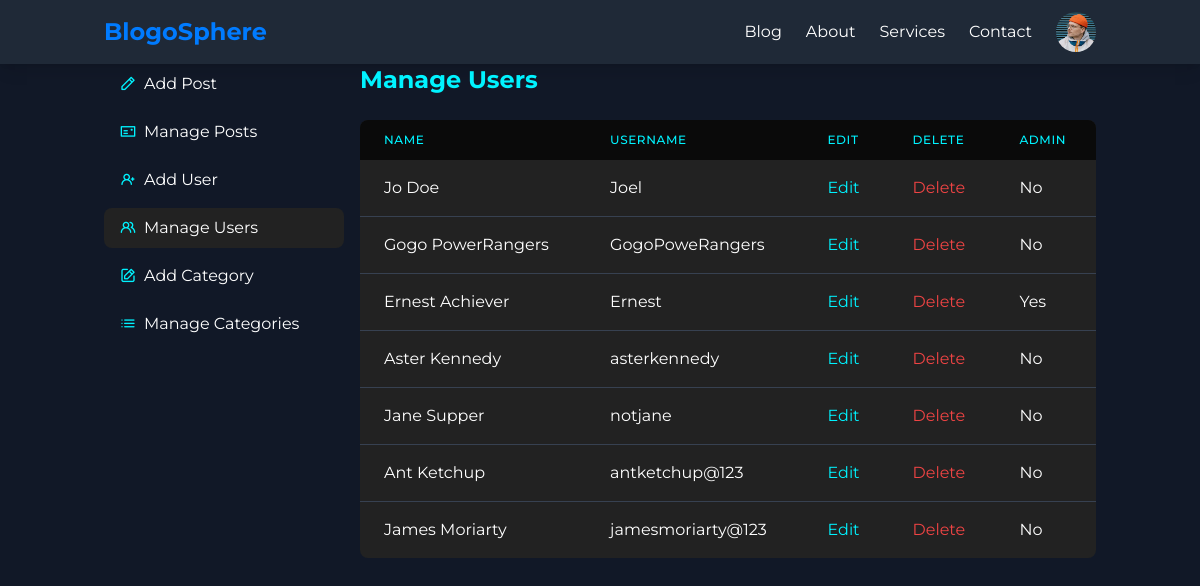
Screenshot of /admin/manage-users.php (signed in) with the database file from the repository.
### tables this page shows
CREATE TABLE `users` (
  `id` int(11) UNSIGNED NOT NULL,
  `firstname` varchar(50) NOT NULL,
  `lastname` varchar(50) NOT NULL,
  `username` varchar(50) NOT NULL,
  `email` varchar(100) NOT NULL,
  `password` varchar(255) NOT NULL,
  `avatar` varchar(255) NOT NULL,
  `is_admin` tinyint(1) NOT NULL
);

### admin/partials/header.php (called while the page is built, shortened)
<?php
require '../partials/header.php';
?>

### admin/manage-users.php (the view, shortened to what this page needs)
<?php
include "partials/header.php";
$current_admin_id = $_SESSION['user-id'];
$query="SELECT id,firstname,lastname,username,is_admin FROM users WHERE NOT id='$current_admin_id'";
$users=mysqli_query($connection,$query);
?>
<!DOCTYPE html>
<html lang="en">
<head>
    <script src="https://cdn.tailwindcss.com"></script>
    <link rel="stylesheet" href="https://unicons.iconscout.com/release/v4.0.0/css/line.css">
</head>
<body class="bg-deep-space text-white font-orbitron">
    <div class="min-h-screen flex flex-col">
        <section class="dashboard flex-grow">
            <div class="container mx-auto px-4 dashboard__container">
                <div class="flex">
                    <aside class="w-64 pr-4">
                        <nav class="space-y-2">
                            <a href="<?= ROOT_URL ?>admin/add-post.php" class="flex items-center space-x-2 px-4 py-2 rounded-lg hover:bg-star-dust transition duration-300">
                                <i class="uil uil-pen text-neon-blue"></i>
                                <span>Add Post</span>
                            </a>
                            <a href="<?= ROOT_URL ?>admin/index.php" class="flex items-center space-x-2 px-4 py-2 rounded-lg hover:bg-star-dust transition duration-300">
                                <i class="uil uil-postcard text-neon-blue"></i>
                                <span>Manage Posts</span>
                            </a>
                            <?php if(isset($_SESSION['user_is_admin'])) : ?>
                            <a href="<?= ROOT_URL ?>admin/add-user.php" class="flex items-center space-x-2 px-4 py-2 rounded-lg hover:bg-star-dust transition duration-300">
                                <i class="uil uil-user-plus text-neon-blue"></i>
                                <span>Add User</span>
                            </a>
                            <a href="<?= ROOT_URL ?>admin/manage-users.php" class="flex items-center space-x-2 px-4 py-2 rounded-lg bg-star-dust">
                                <i class="uil uil-users-alt text-neon-blue"></i>
                                <span>Manage Users</span>
                            </a>
                            <a href="<?= ROOT_URL ?>admin/add-category.php" class="flex items-center space-x-2 px-4 py-2 rounded-lg hover:bg-star-dust transition duration-300">
                                <i class="uil uil-edit text-neon-blue"></i>
                                <span>Add Category</span>
                            </a>
                            <a href="<?= ROOT_URL ?>admin/manage-categories.php" class="flex items-center space-x-2 px-4 py-2 rounded-lg hover:bg-star-dust transition duration-300">
                                <i class="uil uil-list-ul text-neon-blue"></i>
                                <span>Manage Categories</span>
                            </a>
                            <?php endif ?>
                        </nav>
                    </aside>
                    <main class="flex-grow">
                        <h2 class="text-2xl font-bold mb-6 text-neon-blue">Manage Users</h2>
                        <?php if(mysqli_num_rows($users) > 0): ?>
                        <div class="overflow-x-auto">
                            <table class="w-full bg-star-dust rounded-lg overflow-hidden">
                                <thead class="bg-deep-space">
                                    <tr>
                                        <th class="px-6 py-3 text-left text-xs font-medium text-neon-blue uppercase tracking-wider">Name</th>
                                        <th class="px-6 py-3 text-left text-xs font-medium text-neon-blue uppercase tracking-wider">Username</th>
                                        <th class="px-6 py-3 text-left text-xs font-medium text-neon-blue uppercase tracking-wider">Edit</th>
                                        <th class="px-6 py-3 text-left text-xs font-medium text-neon-blue uppercase tracking-wider">Delete</th>
                                        <th class="px-6 py-3 text-left text-xs font-medium text-neon-blue uppercase tracking-wider">Admin</th>
                                    </tr>
                                </thead>
                                <tbody class="divide-y divide-gray-700">
                                    <?php while($user = mysqli_fetch_assoc($users)): ?>
                                    <tr class="hover:bg-deep-space transition duration-300">
                                        <td class="px-6 py-4 whitespace-nowrap"><?= $user["firstname"] . " " . $user['lastname'] ?></td>
                                        <td class="px-6 py-4 whitespace-nowrap"><?= $user["username"] ?></td>
                                        <td class="px-6 py-4 whitespace-nowrap">
                                            <a href="<?= ROOT_URL ?>admin/edit-user.php?id=<?= $user['id'] ?>" class="text-neon-blue hover:underline">Edit</a>
                                        </td>
                                        <td class="px-6 py-4 whitespace-nowrap">
                                            <a href="<?= ROOT_URL ?>admin/delete-users.php?id=<?= $user['id'] ?>" class="text-red-500 hover:underline">Delete</a>
                                        </td>
                                        <td class="px-6 py-4 whitespace-nowrap"><?= $user["is_admin"] ? 'Yes' : 'No' ?></td>
                                    </tr>
                                    <?php endwhile ?>
                                </tbody>
                            </table>
                        </div>
                        <?php else : ?>
                            <div class="alert__message error bg-red-500 bg-opacity-20 border border-red-500 text-red-300 p-4 rounded-lg">No users found</div>
                        <?php endif ?>
                    </main>
                </div>
            </div>
        </section>
    </div>
    <?php include "../partials/footer.php"; ?>
</body>
</html>

### partials/header.php (shortened to what this page needs)
<?php
require 'config/database.php';
if(isset($_SESSION['user-id'])) {
    $id = filter_var($_SESSION['user-id'], FILTER_SANITIZE_NUMBER_INT);
    $query = "SELECT avatar FROM users WHERE id='$id'";
    $result = mysqli_query($connection, $query);
    $avatar =  mysqli_fetch_assoc($result);
}
?>
<!DOCTYPE HTML>
<html lang="en">
<head>
    <script src="https://cdn.tailwindcss.com"></script>
    <link rel="stylesheet" href="https://unicons.iconscout.com/release/v4.0.8/css/line.css">
</head>
<body class="bg-gray-900 text-white font-montserrat">
    <nav class="bg-gray-800 shadow-lg">
        <div class="container mx-auto px-4 py-3 flex items-center justify-between">
            <a href="<?= ROOT_URL ?>index.php" class="text-2xl font-bold text-primary">BlogoSphere</a>
            <ul class="hidden md:flex items-center space-x-6">
                <li><a href="<?= ROOT_URL ?>blog.php" class="hover:text-primary transition duration-300">Blog</a></li>
                <li><a href="<?= ROOT_URL ?>about.php" class="hover:text-primary transition duration-300">About</a></li>
                <li><a href="<?= ROOT_URL ?>services.php" class="hover:text-primary transition duration-300">Services</a></li>
                <li><a href="<?= ROOT_URL ?>contact.php" class="hover:text-primary transition duration-300">Contact</a></li>
                <?php if(isset($_SESSION['user-id'])) : ?>
                <li class="relative group">
                    <div class="w-10 h-10 rounded-full overflow-hidden cursor-pointer">
                        <img src="<?= ROOT_URL . 'images/' . $avatar['avatar'] ?>" alt="User Avatar" class="w-full h-full object-cover">
                    </div>
                </li>
                <?php else : ?>
                    <li><a href="<?= ROOT_URL ?>signin.php" class="hover:text-primary transition duration-300">SignIn</a></li>
                <?php endif ?>
            </ul>
        </div>
    </nav>

### rows the page displays
users: avatar (picture)
users: firstname "Jo", lastname "Doe", username "Joel", is_admin "No"
users: firstname "Gogo", lastname "PowerRangers", username "GogoPoweRangers", is_admin "No"
users: firstname "Ernest", lastname "Achiever", username "Ernest", is_admin "Yes"
users: firstname "Aster", lastname "Kennedy", username "asterkennedy", is_admin "No"
users: firstname "Jane", lastname "Supper", username "notjane", is_admin "No"
users: firstname "Ant", lastname "Ketchup", username "antketchup@123", is_admin "No"
users: firstname "James", lastname "Moriarty", username "jamesmoriarty@123", is_admin "No"
